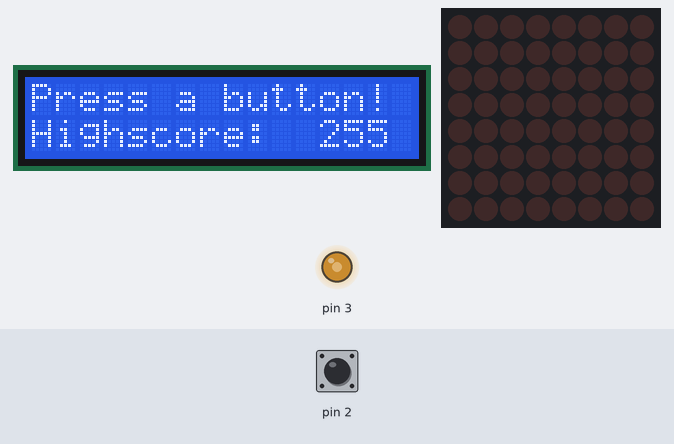
Simulated run of this program. Board: Arduino Uno, built with avr-gcc and run on an emulated ATmega328P. On the bench: 16×2 character LCD, 8×8 LED matrix, output pins drawn as LEDs (lit = HIGH). Inputs (shaded band) come from the test bench; at power-on: pin 2 HIGH.

Above: at 1.2 s.
1.3 s: pin 2 pulled LOW for 0.15 s
At 2.43 s:
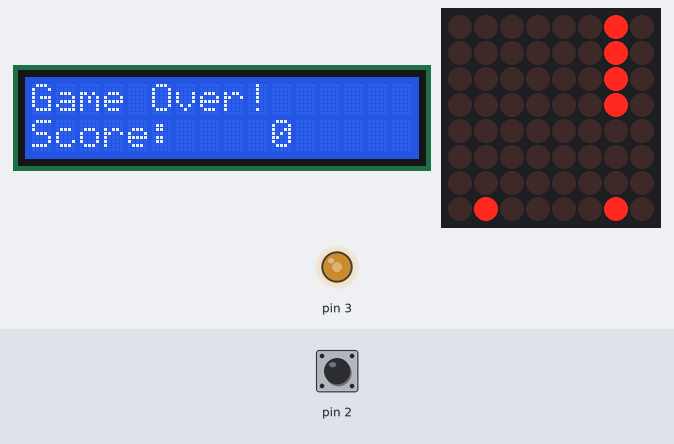
3.4 s: pin 2 pulled LOW for 3.2 s
At 6.2 s:
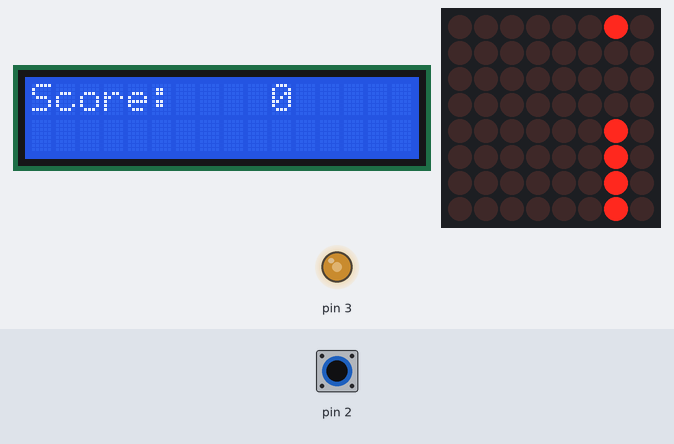
8.1 s: pin 2 pulled LOW for 3.2 s
At 10.5 s:
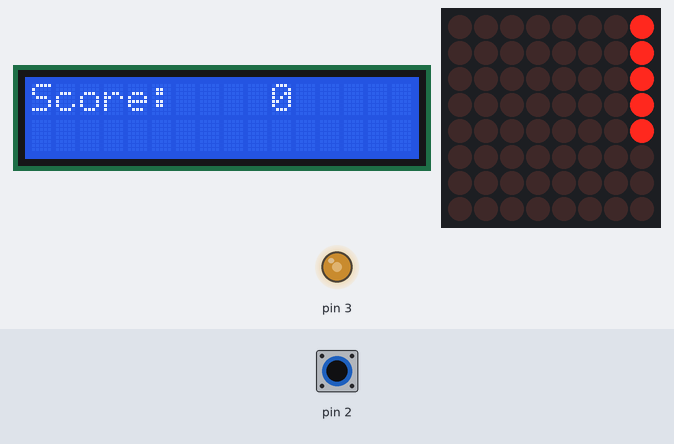
12.8 s: pin 2 pulled LOW for 3.2 s
At 14.9 s:
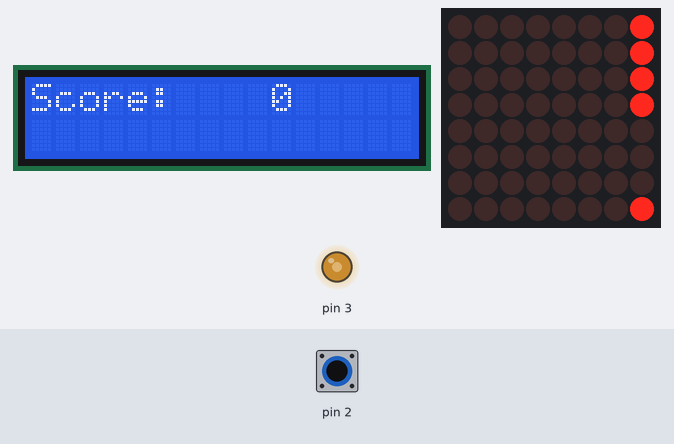
17.5 s: pin 2 pulled LOW for 3.2 s
At 20.0 s:
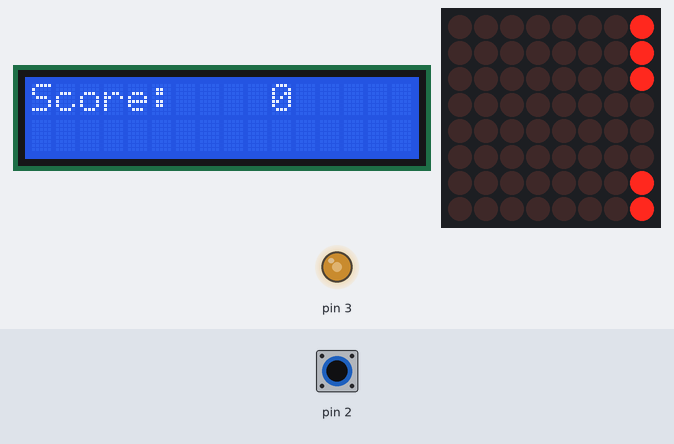
22.2 s: pin 2 pulled LOW for 3.2 s
At 24.7 s:
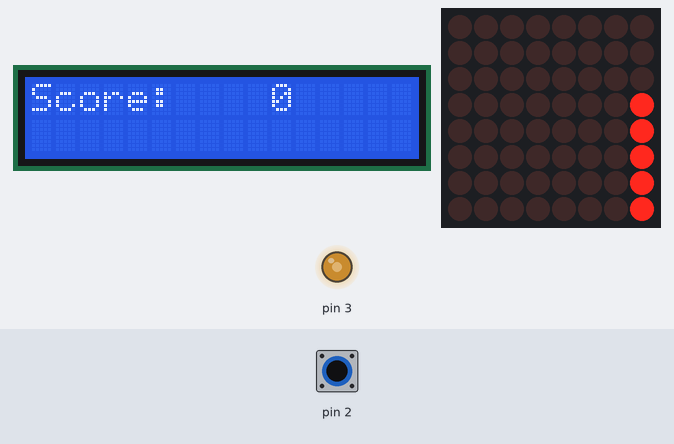

The program:

main.cpp
```cpp
#include <Arduino.h>
#include "display.h"
#include "gamecontroller.h"

GameController game;

Display *display;
void displayTest()
{
    for(int i=0; i<8; i++)
        for(int j=0; j<8; j++)
        {
            display->setPixel(i, j, 1);
            delay(50);
            display->setPixel(i, j, 0);
        }

    for(int i=0; i<8; i++)
    {
        display->setCol(i, B11111111);
        delay(100);
        display->setCol(i, B00000000);
    }

    for(int i=0; i<8; i++)
    {
        display->setRow(i, B11111111);
        delay(100);
        display->setRow(i, B00000000);
    }
}

void setup()
{
    display = Display::getInstance();
}

void loop()
{
    game.updateFrame();
}
```

Measured:
- after the input at 1.3 s, the display: first changes after 0.11 s (image 1 shows a later state)
- after the input at 3.4 s, the display: first differs from a run without the input after 0.73 s (image 2 shows a later state)
- after the input at 8.1 s, the display: first differs from a run without the input after 1.2 s (image 3 shows a later state)
- after the input at 12.8 s, the display: first differs from a run without the input after 1.2 s (image 4 shows a later state)
- after the input at 17.5 s, the display: first differs from a run without the input after 1.3 s (image 5 shows a later state)
- after the input at 22.2 s, the display: first differs from a run without the input after 1.3 s (image 6 shows a later state)
- what the display in image 2 shows lasts 1.0 s, from 5.5 s to 6.5 s
